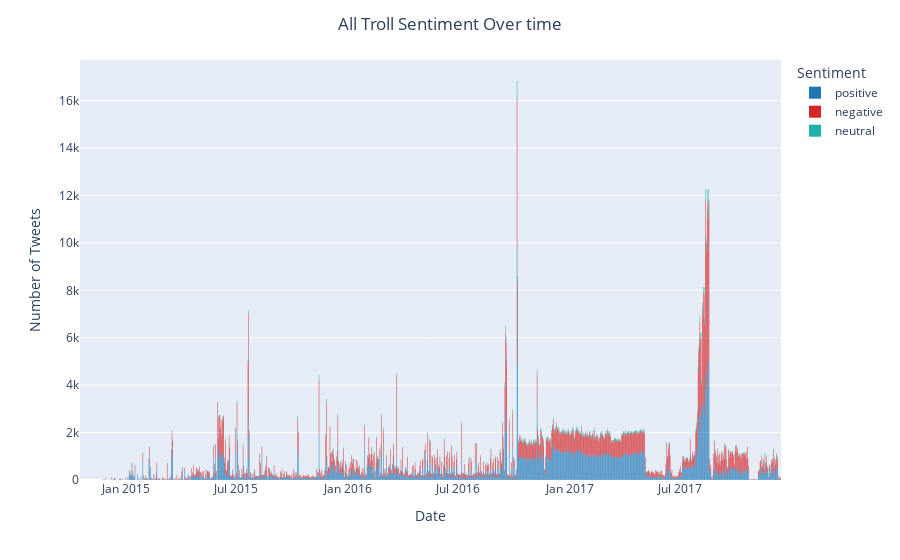
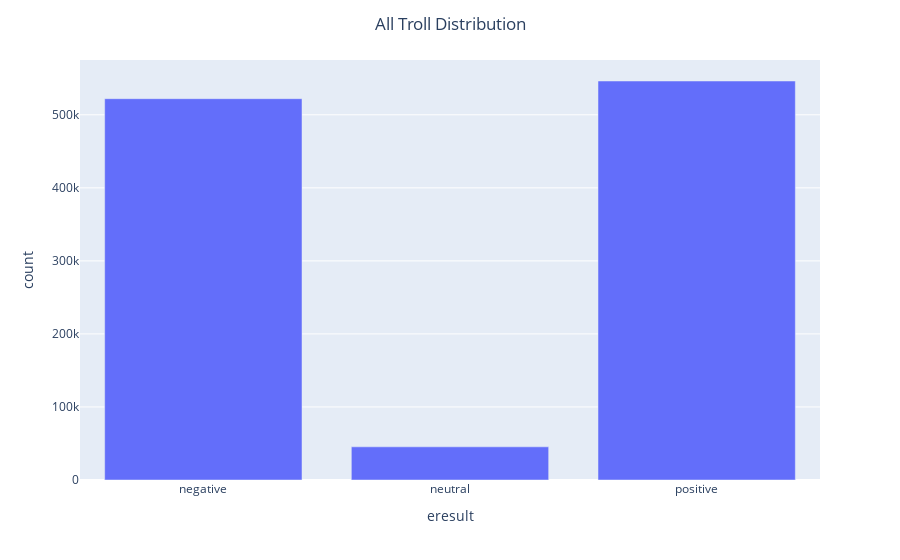

The notebook cell saved with these charts, in order:
### Code cell
make_figures(_all_trolls_df, "All Troll")

### Figure 1 — Plotly figure (JSON) as saved in the notebook; plotly's stock layout.template omitted (floating-point values rounded to 4 significant figures; data arrays with more than 128 entries replaced by an {"elided": "..."} marker saying what was removed)
{"data": [{"alignmentgroup": "True", "hovertemplate": "Sentiment=positive<br>Date=%{x}<br>Number of Tweets=%{y}<extra></extra>", "legendgroup": "positive", "marker": {"color": "rgb(31, 119, 180)", "line": {"width": 0}, "pattern": {"shape": ""}}, "name": "positive", "offsetgroup": "positive", "orientation": "v", "showlegend": true, "textposition": "auto", "type": "bar", "x": {"elided": "1093 str values"}, "xaxis": "x", "y": {"elided": "1093 int values"}, "yaxis": "y"}, {"alignmentgroup": "True", "hovertemplate": "Sentiment=negative<br>Date=%{x}<br>Number of Tweets=%{y}<extra></extra>", "legendgroup": "negative", "marker": {"color": "rgb(214, 39, 40)", "line": {"width": 0}, "pattern": {"shape": ""}}, "name": "negative", "offsetgroup": "negative", "orientation": "v", "showlegend": true, "textposition": "auto", "type": "bar", "x": {"elided": "1096 str values"}, "xaxis": "x", "y": {"elided": "1096 int values"}, "yaxis": "y"}, {"alignmentgroup": "True", "hovertemplate": "Sentiment=neutral<br>Date=%{x}<br>Number of Tweets=%{y}<extra></extra>", "legendgroup": "neutral", "marker": {"color": "lightseagreen", "line": {"width": 0}, "pattern": {"shape": ""}}, "name": "neutral", "offsetgroup": "neutral", "orientation": "v", "showlegend": true, "textposition": "auto", "type": "bar", "x": {"elided": "1053 str values"}, "xaxis": "x", "y": {"elided": "1053 int values"}, "yaxis": "y"}], "layout": {"autosize": true, "barmode": "relative", "legend": {"title": {"text": "Sentiment"}, "tracegroupgap": 0}, "margin": {"t": 60}, "title": {"text": "All Troll Sentiment Over time", "x": 0.5}, "xaxis": {"anchor": "y", "autorange": true, "domain": [0, 1], "range": ["2014-10-17 12:00", "2017-12-14 12:00"], "title": {"text": "Date"}, "type": "date"}, "yaxis": {"anchor": "x", "autorange": true, "domain": [0, 1], "range": [0, 17720.0], "title": {"text": "Number of Tweets"}, "type": "linear"}}}

### Figure 2 — Plotly figure (JSON) as saved in the notebook; plotly's stock layout.template omitted (floating-point values rounded to 4 significant figures)
{"data": [{"alignmentgroup": "True", "hovertemplate": "eresult=%{x}<br>count=%{y}<extra></extra>", "legendgroup": "", "marker": {"color": "#636efa", "pattern": {"shape": ""}}, "name": "", "offsetgroup": "", "orientation": "v", "showlegend": false, "textposition": "auto", "type": "bar", "x": ["negative", "neutral", "positive"], "xaxis": "x", "y": [522094, 45435, 546295], "yaxis": "y"}], "layout": {"autosize": true, "barmode": "relative", "legend": {"tracegroupgap": 0}, "margin": {"t": 60}, "title": {"text": "All Troll Distribution", "x": 0.5}, "xaxis": {"anchor": "y", "autorange": true, "domain": [0, 1], "range": [-0.5, 2.5], "title": {"text": "eresult"}, "type": "category"}, "yaxis": {"anchor": "x", "autorange": true, "domain": [0, 1], "range": [0, 575000.0], "title": {"text": "count"}, "type": "linear"}}}
